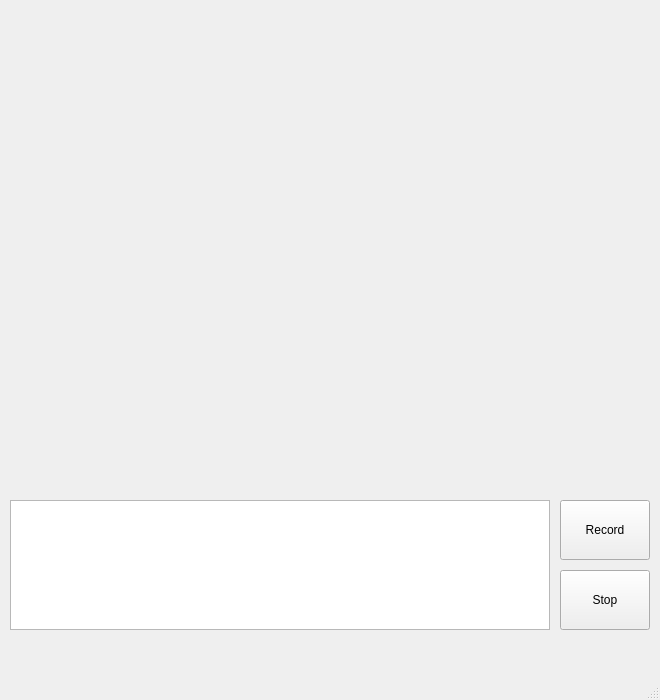
<?xml version="1.0" encoding="UTF-8"?>
<ui version="4.0">
 <class>CamRecWindow</class>
 <widget class="QMainWindow" name="CamRecWindow">
  <property name="geometry">
   <rect>
    <x>0</x>
    <y>0</y>
    <width>660</width>
    <height>700</height>
   </rect>
  </property>
  <property name="windowTitle">
   <string>MainWindow</string>
  </property>
  <widget class="QWidget" name="centralwidget">
   <widget class="QLabel" name="imageLabel">
    <property name="geometry">
     <rect>
      <x>10</x>
      <y>10</y>
      <width>640</width>
      <height>480</height>
     </rect>
    </property>
    <property name="autoFillBackground">
     <bool>true</bool>
    </property>
    <property name="text">
     <string/>
    </property>
   </widget>
   <widget class="QPushButton" name="recordButton">
    <property name="geometry">
     <rect>
      <x>560</x>
      <y>500</y>
      <width>90</width>
      <height>60</height>
     </rect>
    </property>
    <property name="text">
     <string>Record</string>
    </property>
   </widget>
   <widget class="QPushButton" name="stopButton">
    <property name="geometry">
     <rect>
      <x>560</x>
      <y>570</y>
      <width>90</width>
      <height>60</height>
     </rect>
    </property>
    <property name="text">
     <string>Stop</string>
    </property>
   </widget>
   <widget class="QTextEdit" name="textEdit">
    <property name="geometry">
     <rect>
      <x>10</x>
      <y>500</y>
      <width>540</width>
      <height>130</height>
     </rect>
    </property>
   </widget>
  </widget>
  <widget class="QMenuBar" name="menubar">
   <property name="geometry">
    <rect>
     <x>0</x>
     <y>0</y>
     <width>660</width>
     <height>26</height>
    </rect>
   </property>
  </widget>
  <widget class="QStatusBar" name="statusbar"/>
 </widget>
 <resources/>
 <connections/>
</ui>
